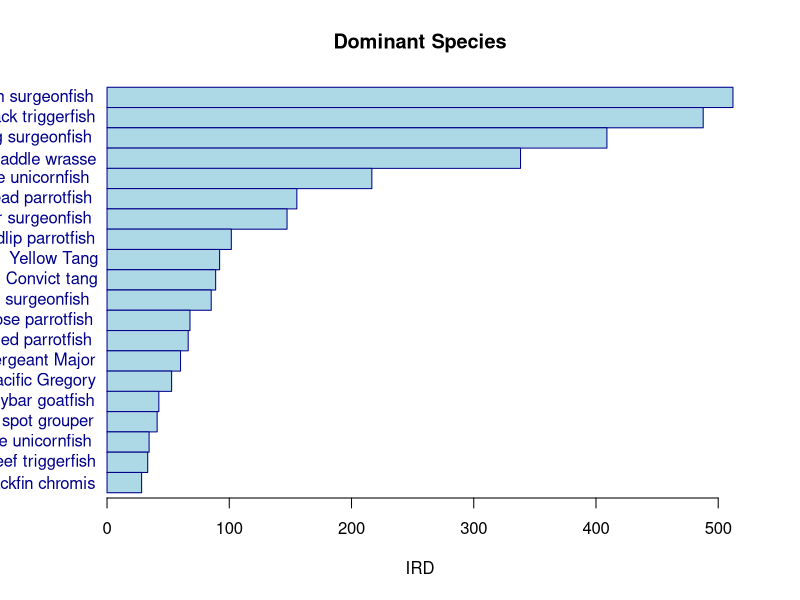
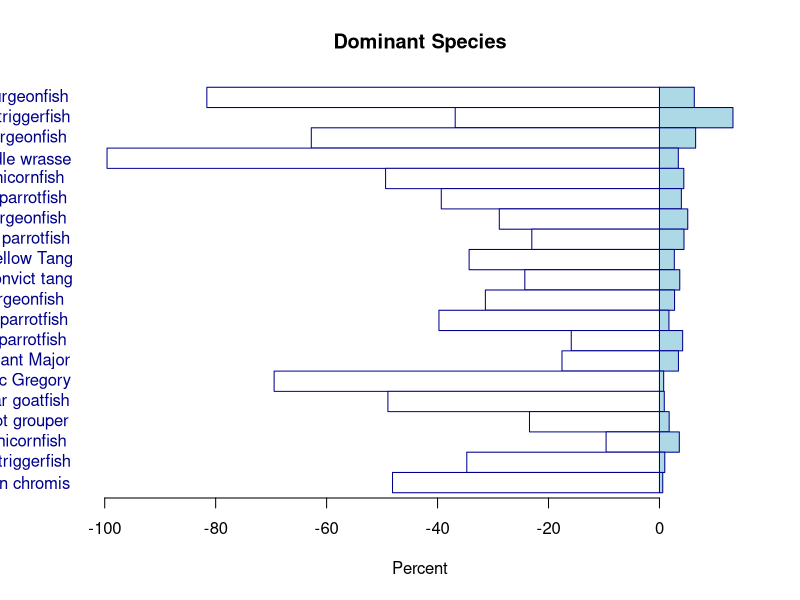
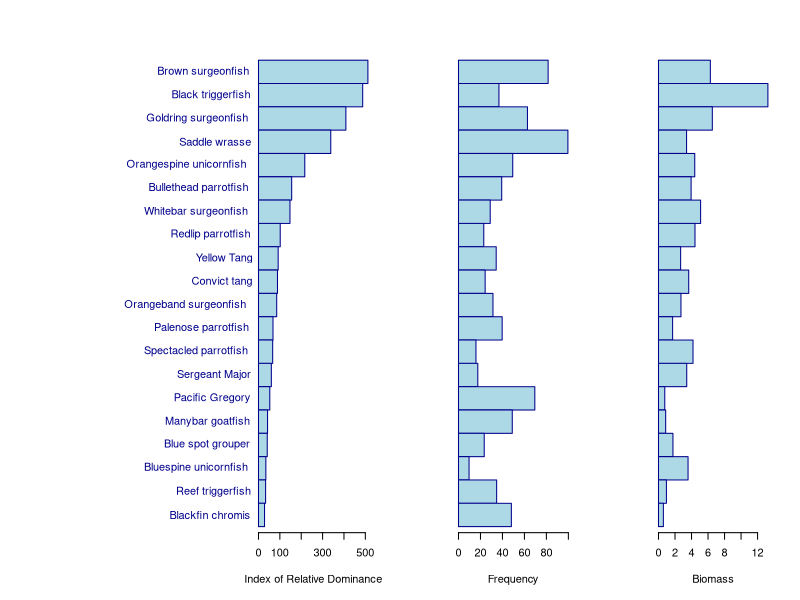

These figures' R source, in order:
# Setting Up
library(tidyverse)


data.df <- read.csv("Examples/CoralReefFishAssemblages/Friedlanderetal2003_Table2.csv",stringsAsFactors = FALSE)


out.table <- data.df %>% select(Common.name,Frequency,Biomass, IRD)
write.csv(out.table,"Examples/CoralReefFishAssemblages/DisplayTable.csv",row.names = FALSE)

custom.barplot <- function(values,labels,xlab="Value"){
# values = vector with numeric values
# labels = vector with text strings
# xlab = x axis label
  
n.species <- length(values)  
y.ticks <- 1:n.species
plot(1:5,1:5,type="n",xlim=c(0,max(values)),ylim=c(n.species,1),bty="n",axes=FALSE,
      xlab = xlab,ylab="") 
axis(1)

rect(0,y.ticks-0.5,values,y.ticks+0.5,col="lightblue",border="darkblue")
if(!is.null(labels)){text(0,y.ticks,labels=labels,adj=1.1,xpd=NA,col="darkblue")}
  
}

# test the barplot
custom.barplot(data.df$IRD,labels=data.df$Common.name,xlab="IRD")
title(main="Dominant Species")
#custom.barplot(data.df$IRD,labels=NULL,xlab="IRD")
#custom.barplot(data.df$Frequency,labels=data.df$Common.name,xlab="Frequency")
#custom.barplot(data.df$Biomass,labels=data.df$Common.name,xlab="% of Biomass")

custom.tornadoplot <- function(values,labels,xlab="Value"){
  # values = data frame with 2 numeric values (plotted on same axis)
  # labels = vector with text strings
  # xlab = x axis label
  
  n.species <- dim(values)[1]  
  y.ticks <- 1:n.species
  plot(1:5,1:5,type="n",xlim=c(-max(values[,1]),max(values[,2])),ylim=c(n.species,1),bty="n",axes=FALSE,
       xlab = xlab,ylab="") 
  axis(1)

  print(par("usr"))
  rect(0,y.ticks-0.5,values[,2],y.ticks+0.5,col="lightblue",border="darkblue")
  rect(0,y.ticks-0.5,-values[,1],y.ticks+0.5,col="white",border="darkblue")
  if(!is.null(labels)){text(par("usr")[1],y.ticks,labels=labels,adj=1.1,xpd=NA,col="darkblue")}
  
}

# test the tornadoplot
custom.tornadoplot(data.df[,c("Frequency","Biomass")],labels=data.df$Common.name,xlab="Percent")
title(main="Dominant Species")



custom.multiplot <-  function(values,labels,xlabs){
  # values = data frame with n numeric columns
  # labels = vector with text strings
  # xlabs = x axis label
  
n.panels <- dim(values)[2] + 1
  
layout(matrix(0:3,nrow=1))

custom.barplot(values[,1],labels=labels,xlab=xlabs[1])

for(i in 2:dim(values)[2]){
custom.barplot(values[,i],labels=NULL,xlab=xlabs[i])  
}   
  
}


# test the multiplot
custom.multiplot(data.df[,c("IRD","Frequency","Biomass")],labels=data.df$Common.name,
                 xlabs=c("Index of Relative Dominance","Frequency","Biomass"))









